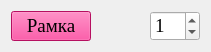
   <widget class="QWidget" name="layoutWidget">
    <property name="geometry">
     <rect>
      <x>270</x>
      <y>170</y>
      <width>211</width>
      <height>37</height>
     </rect>
    </property>
    <layout class="QHBoxLayout" name="horizontalLayout_12">
     <item>
      <widget class="QPushButton" name="btn_frame">
       <property name="font">
        <font>
         <family>Times New Roman</family>
         <pointsize>14</pointsize>
        </font>
       </property>
       <property name="styleSheet">
        <string notr="true">background-color: rgb(255, 21, 134);</string>
       </property>
       <property name="text">
        <string>Рамка</string>
       </property>
      </widget>
     </item>
     <item>
      <spacer name="horizontalSpacer_19">
       <property name="orientation">
        <enum>Qt::Horizontal</enum>
       </property>
       <property name="sizeHint" stdset="0">
        <size>
         <width>40</width>
         <height>20</height>
        </size>
       </property>
      </spacer>
     </item>
     <item>
      <widget class="QLabel" name="label">
       <property name="text">
        <string/>
       </property>
      </widget>
     </item>
     <item>
      <widget class="QSpinBox" name="wheight">
       <property name="minimumSize">
        <size>
         <width>50</width>
         <height>30</height>
        </size>
       </property>
       <property name="font">
        <font>
         <family>Times New Roman</family>
         <pointsize>14</pointsize>
        </font>
       </property>
       <property name="maximum">
        <number>30</number>
       </property>
       <property name="value">
        <number>1</number>
       </property>
      </widget>
     </item>
    </layout>
   </widget>
